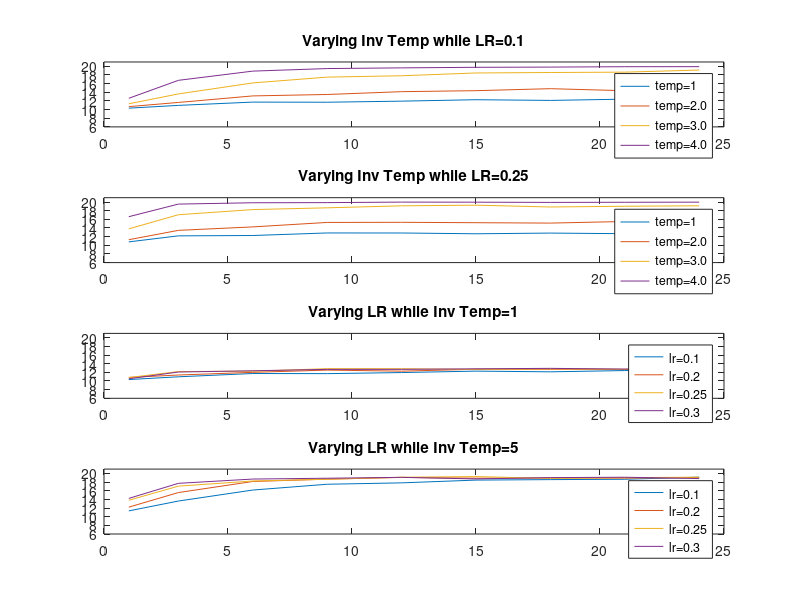

Write MATLAB code to recreate this figure.
clear all
lrs =[0.1,0.2,0.25,0.3]; %lrates
values=[-1,1,1,1,-1]; %values
value=0; %starting value
inv_temp=[1,2,5,10]; %inverse temperatures
trials_learning=[1,3,6,9,12,15,18,21,24];
associability=[];
trials_testing=20;
counter=0;
for lr=lrs % consider a possible learning rate
    for counter=1:9 %consider a number of learning trials
        for c=1:100
            value=0;
            for j=1:trials_learning(counter)
                if rand<0.6;
                    obs=1;
                else
                    obs=0;
                end
                value=value+(lr*(obs-value));
            end
            vc(c)=value;
        end
        value=mean(vc); %average estimate of the transition probability for given # trials and LR.

        it_counter=1;
        for temp=inv_temp %consider a given inverse temperature
            temp;
            
            for k=1:100
                bc=0; %best-choice counter
                for i=1:trials_testing
                    pc=1/(1+exp(-temp*value));
                    if rand<pc
                        choice=1;
                        bc=bc+1;    
                    end
                end
                bcs(k)=bc;
            end
            bc=mean(bcs);
            if lr==0.1
                lr_lowest(it_counter,counter)=bc;
            elseif lr==0.2
                lr_low(it_counter,counter)=bc;
            elseif lr==0.25
                lr_mid(it_counter,counter)=bc;
            else
                lr_high(it_counter,counter)=bc;
            end
            it_counter=it_counter+1;
        end
    end    
end

X=[1,3,6,9,12,15,18,21,24];

lr_mat(1,1:9)=lr_lowest(1,1:9);
lr_mat(2,1:9)=lr_low(1,1:9);
lr_mat(3,1:9)=lr_mid(1,1:9);
lr_mat(4,1:9)=lr_high(1,1:9);

lr_mat2(1,1:9)=lr_lowest(3,1:9);
lr_mat2(2,1:9)=lr_low(3,1:9);
lr_mat2(3,1:9)=lr_mid(3,1:9);
lr_mat2(4,1:9)=lr_high(3,1:9);

figure
subplot(4,1,1);
plot(X,lr_lowest(1,1:9),X,lr_lowest(2,1:9),X,lr_lowest(3,1:9),X,lr_lowest(4,1:9));
ylim([6,21]);
legend('temp=1','temp=2.0','temp=3.0','temp=4.0');
title('Varying Inv Temp while LR=0.1')
subplot(4,1,2);
plot(X,lr_mid(1,1:9),X,lr_mid(2,1:9),X,lr_mid(3,1:9),X,lr_mid(4,1:9));
ylim([6,21]);
legend('temp=1','temp=2.0','temp=3.0','temp=4.0');
title('Varying Inv Temp while LR=0.25')
subplot(4,1,3);
plot(X,lr_mat(1,1:9),X,lr_mat(2,1:9),X,lr_mat(3,1:9),X,lr_mat(4,1:9));
ylim([6,21]);
legend('lr=0.1','lr=0.2','lr=0.25','lr=0.3');
title('Varying LR while Inv Temp=1')
subplot(4,1,4);
plot(X,lr_mat2(1,1:9),X,lr_mat2(2,1:9),X,lr_mat2(3,1:9),X,lr_mat2(4,1:9));
ylim([6,21]);
legend('lr=0.1','lr=0.2','lr=0.25','lr=0.3');
title('Varying LR while Inv Temp=5')
        